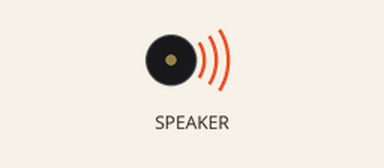
Recording of a program running on a simulated Circuit Playground running CircuitPython. Shown: buzzer (waves = sounding). Audio playback is drawn as a buzzer. At 1.0 s the program ends and the board releases its pins; the recording ends there.

Above: at 0.1 s.
Timing chart, 0 to 1.0 s (numbered marks = the images above):
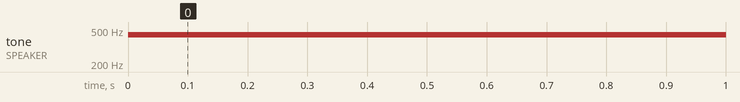

The program:

cpx_play_file.py
```python
"""THIS EXAMPLE REQUIRES A WAV FILE FROM THE ADDITIONAL_CONTENT FOLDER IN THE PyCon2019 REPO!
Copy the "space.wav" file to your CIRCUITPY drive.

Once the file is copied, this example plays a wav file!"""
from adafruit_circuitplayground.express import cpx

cpx.play_file("space.wav")
```

Measured:
- by itself, tone on SPEAKER: silent → 440 Hz at 0.00 s
